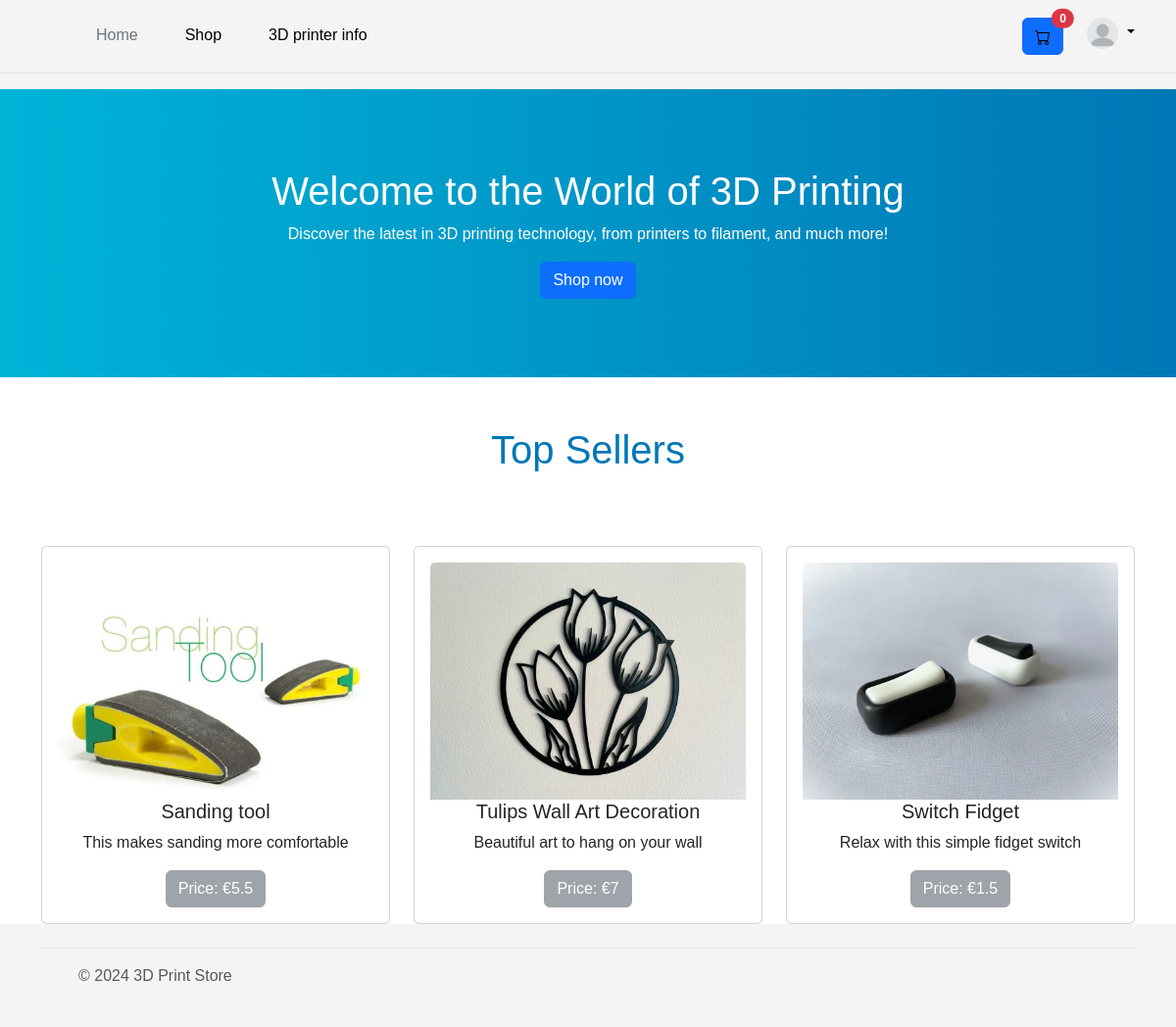
/PHP/home.php, run on the app's committed database.
### tables this page shows
CREATE TABLE `products` (
  `productID` int(10) UNSIGNED NOT NULL,
  `productName` varchar(255) NOT NULL,
  `categoryID` int(10) UNSIGNED DEFAULT NULL,
  `currentUnitCost` float UNSIGNED NOT NULL,
  `currentUnitPrice` float UNSIGNED NOT NULL,
  `creator` varchar(255) NOT NULL,
  `description` varchar(255) DEFAULT NULL,
  `active` tinyint(1) NOT NULL,
  `picture` varchar(1000) NOT NULL
);

### PHP/database.php (called while the page is built, shortened)
<?php
$host = "localhost";
$username = "Webuser";
$password = "Lab2024";
try {
    $link = mysqli_connect($host, $username, $password);
    if (isset($_SESSION['email'])) {
        $userEmail = $_SESSION['email'];
        $userAdmin = $_SESSION['admin'];
        $profilepic = "SELECT profile_picture FROM customer WHERE email = ?";
        $stmt = mysqli_prepare($link, $profilepic);
        if ($stmt) {
            mysqli_stmt_bind_param($stmt, "s", $userEmail);
            mysqli_stmt_execute($stmt);
            $result = mysqli_stmt_get_result($stmt);
            if ($result) {
                $picresult = mysqli_fetch_array($result)['profile_picture'];
            } else {
                throw new Exception("Failed to fetch profile picture: " . mysqli_error($link));
            }
            mysqli_stmt_close($stmt);
        } else {
            throw new Exception("Failed to prepare statement: " . mysqli_error($link));
        }
    } else {
        $picresult = "emptyprofilepicture.jpeg";
    }
} catch (Exception $e) {
    exception_handler($e);
}
?>

### PHP/home.php (the view, shortened to what this page needs)
<?php
require_once 'database.php';
?>
<!DOCTYPE html>
<html lang="en">
<head>
    <link href="../CSS/reset.css" rel="stylesheet" />
    <link href="https://cdn.jsdelivr.net/npm/bootstrap@5.3.3/dist/css/bootstrap.min.css" rel="stylesheet"
>
    <link href="../CSS/home.css" rel="stylesheet" />
    <link href="../CSS/testcart.css" rel="stylesheet" />
</head>
<body>
    <?php require_once 'header.php';?>
    <div class="hero-header">
        <h1>Welcome to the World of 3D Printing</h1>
        <p>Discover the latest in 3D printing technology, from printers to filament, and much more!</p>
        <a href="../PHP/shop.php" class="btn btn-primary">Shop now</a>
    </div>
    <section class="products text-center bg-white">
        <h2 class="topsell">Top Sellers</h2>
        <div class="container mt-4">
        <div id="productContainer" class="row row-cols-1 row-cols-md-3 g-4 justify-content-center">
            <?php
            $sql = "SELECT productID, productName, description, creator, currentUnitPrice, picture FROM products WHERE products.active = 1 limit 3";
            $result = mysqli_query($link, $sql) or trigger_error("Couldn't pull product data from the database", E_ERROR);;
            while ($row = mysqli_fetch_array($result)) {
                $productdata = [];
                $productdata["productID"] = $row["productID"];
                $productdata["productName"] = $row["productName"];
                $productdata["description"] = $row["description"];
                $productdata["creator"] = $row["creator"];
                $productdata["currentUnitPrice"] = $row["currentUnitPrice"];
                $productdata["picture"] = $row["picture"];
            ?>
                <div class="col">
                    <div class="card text-center">
                        <div class="card-body">
                            <img src="../Pictures/ProductPictures/<?php echo htmlspecialchars($productdata['picture']); ?>" class="card-img-top" \
                                alt="Picture <?php echo htmlspecialchars($productdata['productName']); ?>">
                            <h5 class="card-title"><?php echo htmlspecialchars($productdata['productName']); ?></h5>
                            <p class="card-text"><?php echo htmlspecialchars($productdata['description']) ?></p>
                                <div class="d-grid gap-2 d-md-flex justify-content-md-center">
                                    <span class=" btn btn-secondary disabled">Price: €<?php echo htmlspecialchars($productdata['currentUnitPrice']); ?></span>
                                </div>
                        </div>
                    </div>
                </div>
            <?php
            }
            ?>
        </div>
    </div>
    </section>
    <?php require_once 'footer.php'?>
        </div>
    </footer>
</body>
</html>

### PHP/header.php (shortened to what this page needs)
<header class="p-3 mb-3 border-bottom">
        <div class="container">
            <div class="d-flex flex-wrap align-items-center justify-content-center justify-content-lg-start">
                <a href="/" class="d-flex align-items-center mb-2 mb-lg-0 link-body-emphasis text-decoration-none">
                    <svg class="bi me-2" width="40" height="32" role="img" aria-label="Bootstrap">
                        <use xlink:href="#bootstrap"></use>
                    </svg>
                </a>
                <ul class="nav nav-underline col-12 col-lg-auto me-lg-auto mb-2 justify-content-center mb-md-0">
                    <li class="nav-item"><a href="../PHP/home.php" class="nav-link px-2 link-secondary"
                            aria-current="page">Home</a></li>
                    <li class="nav-item"></li><a href="../PHP/shop.php"
                        class="nav-link px-2 link-body-emphasis">Shop</a></li>
                    <li class="nav-item"></li><a href="../PHP/3dPrinterInfo.php" class="nav-link px-2 link-body-emphasis">3D printer info</a></li>
                </ul>
                <div class="d-grid gap-4 d-md-flex justify-content-md-center">
                    <button type="button" class="btn btn-primary position-relative" type="button" data-bs-toggle="offcanvas" data-bs-target="#offcanvasWithBothOptions" aria-controls="offcanvasWithBothOptions">
                        <img src="../Pictures/Icon's/cart.svg">
                        <span class="position-absolute top-0 start-100 translate-middle badge rounded-pill bg-danger"><?php $itemCount = count($_SESSION['cart']);
                                                                                                                        echo $itemCount; ?></span>
                    </button>
                    <div class="dropdown text-end">
                        <a href="#" class="d-block link-body-emphasis text-decoration-none dropdown-toggle"
                            data-bs-toggle="dropdown" aria-expanded="false">
                            <img src="../Pictures/ProfilePictures/<?php echo htmlspecialchars($picresult) ?>" alt="mdo" width="32" height="32"
                                class="rounded-circle">
                        </a>
                    </div>
                </div>
            </div>
        </div>
    </header>

### PHP/footer.php
<footer>
        <div class="container">
            <footer class="d-flex flex-wrap justify-content-between align-items-center py-3 my-4 border-top">
                <div class="col-md-4 d-flex align-items-center">
                    <a href="/" class="mb-3 me-2 mb-md-0 text-body-secondary text-decoration-none lh-1">
                        <svg class="bi" width="30" height="24">
                            <use xlink:href="#bootstrap"></use>
                        </svg>
                    </a>
                    <span class="mb-3 mb-md-0 text-body-secondary">© 2024 3D Print Store</span>
                </div>
                <ul class="nav col-md-4 justify-content-end list-unstyled d-flex">
                    <li class="ms-3"><a class="text-body-secondary" href="#"><svg class="bi" width="24" height="24">
                                <use xlink:href="#twitter"></use>
                            </svg></a></li>
                    <li class="ms-3"><a class="text-body-secondary" href="#"><svg class="bi" width="24" height="24">
                                <use xlink:href="#instagram"></use>
                            </svg></a></li>
                    <li class="ms-3"><a class="text-body-secondary" href="#"><svg class="bi" width="24" height="24">
                                <use xlink:href="#facebook"></use>
                            </svg></a></li>
                </ul>
            </footer>

### CSS/home.css (style rules this page uses)
.hero-header { background: linear-gradient(to right, #00b4d8, #0077b6); color: white; padding: 80px 15px; text-align: center; }
.products h2 { color: #0077b6; padding: 50px; font-size: 2.5em; }

### CSS/testcart.css (style rules this page uses)
body { background-color: #f4f4f4; font-family: Arial, sans-serif; margin: 0; padding: 0; }

### data on the page
products: picture (picture), productName "Sanding tool", description "This makes sanding more comfortable", currentUnitPrice "5.5"
products: picture (picture), productName "Tulips Wall Art Decoration", description "Beautiful art to hang on your wall", currentUnitPrice "7"
products: picture (picture), productName "Switch Fidget", description "Relax with this simple fidget switch", currentUnitPrice "1.5"

### other printed values
$itemCount "0"
